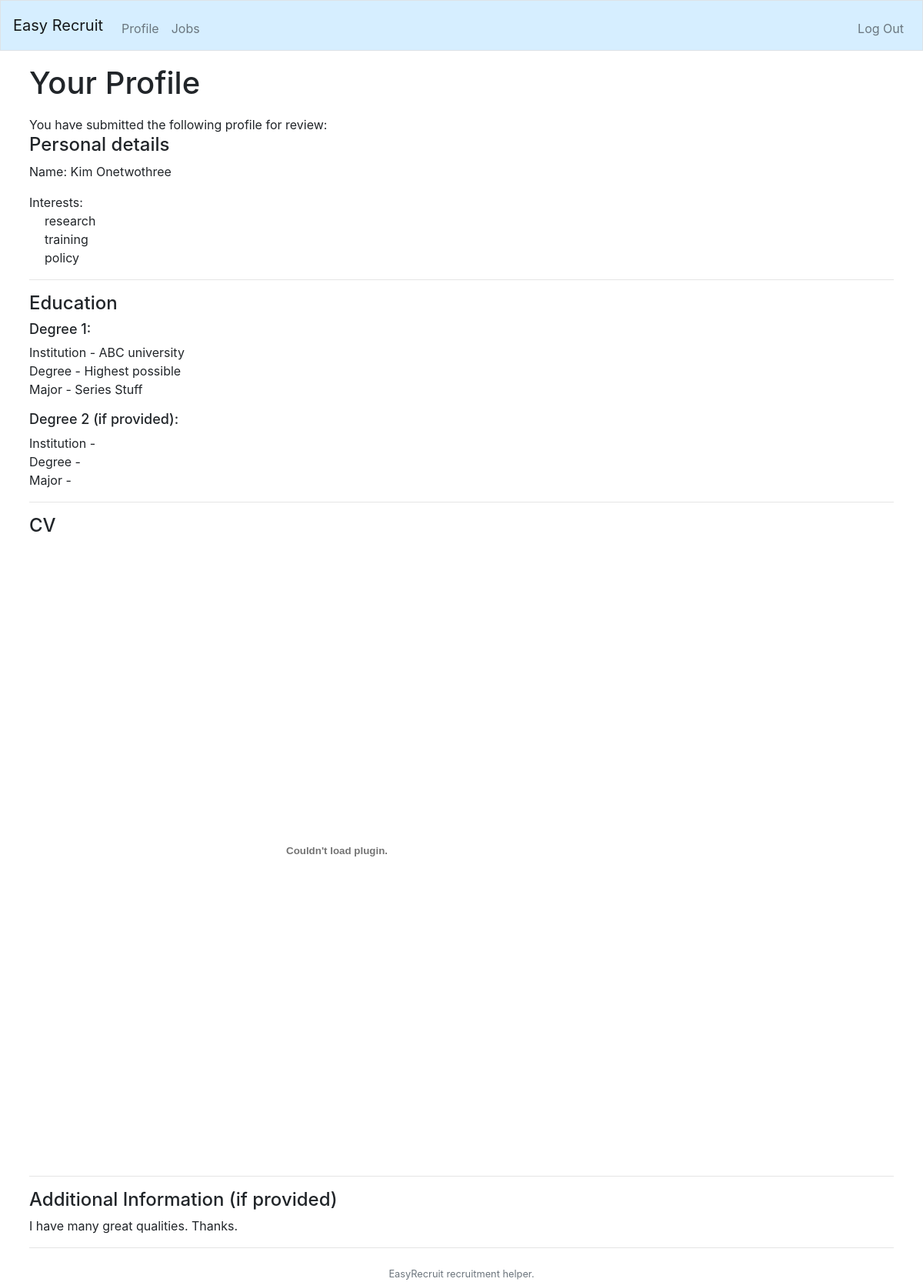
The app's page / (signed in) with its own data.
### tables this page shows
CREATE TABLE 'profile' ('key' integer PRIMARY KEY AUTOINCREMENT NOT NULL, 'applicantid' integer NOT NULL, 'name' varchar(255) NOT NULL, 'inst1' varchar(255) NOT NULL, 'inst2' varchar(255), 'major1' varchar(255) NOT NULL, 'major2' varchar(255), 'degree1' varchar(255) NOT NULL, 'degree2' varchar(255), 'year1' integer NOT NULL, 'year2' integer, 'additional' bytea);

CREATE TABLE 'interests' ('key' integer PRIMARY KEY AUTOINCREMENT NOT NULL, 'applicantid' integer NOT NULL, 'interest' varchar(255) NOT NULL);

CREATE TABLE 'CVs' ('cvkey' integer PRIMARY KEY AUTOINCREMENT NOT NULL, 'applicantID' integer NOT NULL,'cv' varchar(255) NOT NULL);

### application.py (the view)
@app.route("/", methods=["GET"])
@userorstafflogin_required
def index():
    if session.get("staff_id"):
        return redirect("/staff")
    elif session.get("user_id"):
        details = db.execute("SELECT * FROM profile WHERE applicantid=:id", id=session["user_id"])
        cvlink = db.execute("SELECT cv FROM CVs WHERE applicantid=:id", id=session["user_id"])
        cv = cvlink[0]['cv']
        details[0]['cv']=cv
        interests = db.execute("SELECT interest FROM interests WHERE applicantid=:id", id=session["user_id"])
        details[0]['interests'] = interests
        return render_template("index.html", details=details)

### application.py (called while the page is built)
@app.after_request
def after_request(response):
    response.headers["Cache-Control"] = "no-cache, no-store, must-revalidate"
    response.headers["Expires"] = 0
    response.headers["Pragma"] = "no-cache"
    return response

### helpers.py (called while the page is built)
def userorstafflogin_required(f):
    @wraps(f)
    def decorated_function(*args, **kwargs):
        logged_in = session.get("staff_id") or session.get("user_id")
        if logged_in is None:
            return redirect("/user")
        return f(*args, **kwargs)
    return decorated_function

### templates/index.html (shortened to what this page needs)
{% extends "layout.html" %}
{% block main %}
<h1>Your Profile</h1>
{% if not details %}
<p>You have not submitted a profile yet. Please visit <a href="/profile">Profile</a> to submit your details.</p>
<hr>
{% else %}
{% for detail in details %}
You have submitted the following profile for review:
<h2>Personal details</h2>
<p>Name: {{ detail.name }}</p>
<p>Interests:<br>
{% for interest in detail.interests %}
<span style="padding-left:20px;">{{ interest.interest }}<br></span>
{% endfor %}
</p>
<hr>
<h2>Education</h2>
<h3>Degree 1:</h3>
<p>Institution - {{ detail.inst1 }}<br>
Degree - {{ detail.degree1 }}<br>
Major - {{ detail.major1 }}</p>
<h3>Degree 2 (if provided):</h3>
<p>Institution - {{ detail.inst2 }}<br>
Degree - {{ detail.degree2 }}<br>
Major - {{ detail.major2 }}</p>
<hr>
<h2>CV</h2>
<embed src="{{ detail.cv }}" width="800" height="800">
<hr>
<h2>Additional Information (if provided)</h2>
<p>{{ detail.additional }}</p>
<hr>
{% endfor %}
{% endif %}
{% endblock %}

### static/styles.css (style rules this page uses)
h1 { padding-top: 10px; padding-bottom:10px; }
h2 { font-size: 24px; }
h3 { font-size:18px; }

### records on screen
profile: name "Kim Onetwothree", inst1 "ABC university", degree1 "Highest possible", major1 "Series Stuff", additional "I have many great qualities. Thanks."
interests: interest "research"
interests: interest "training"
interests: interest "policy"
